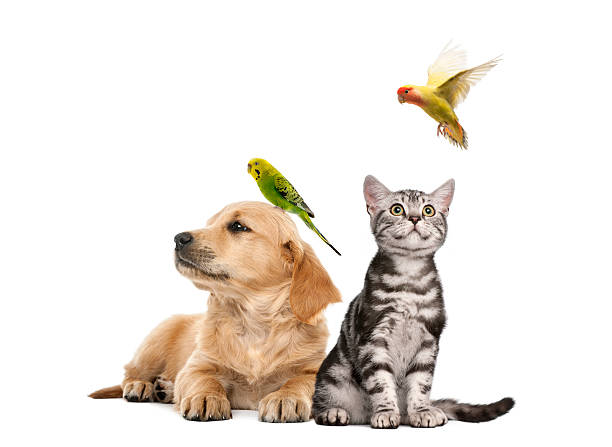
#> input picture OBJECT DECTECTION WITH FASTER R-CNN/istockphoto-187786732-612x612.jpeg, 612 x 447 px, given in place of lenna.png, which was not available
$ python 'IMAGE PROCESSING IN OPENCV.py'
#> lines starting #> are read from the running program, lines starting #| are printed output that depends on the picture; pictures that were not available may be replaced by others from this repository, and a replacement may not be noted


import matplotlib.pyplot as plt
import os
import cv2
#DEFINING THE CONCATINATION OF TWO IMAGE
def get_conca_h(im1,im2):
    dst=Image.new('RGB',(im1.width+im2.width,im1.height))
    dst.paste(im1,(0,0))
    dst.paste(im2,(im1.width,0))
    return dst
my_image="lenna.png"
cwd=os.getcwd()
image_path=os.path.join(cwd,my_image)
image=cv2.imread(my_image)
#> image is the input picture: shape (447, 612, 3); mean B, G, R 222.4, 229, 235.6
# [13 lines of commented-out code are left out]
new_image=cv2.cvtColor(image,cv2.COLOR_BGR2RGB)
# [12 lines of commented-out code are left out]
image_gray=cv2.cvtColor(image,cv2.COLOR_BGR2GRAY)
# [10 lines of commented-out code are left out]
im_gray=cv2.imread("barbara.png",cv2.IMREAD_GRAYSCALE)
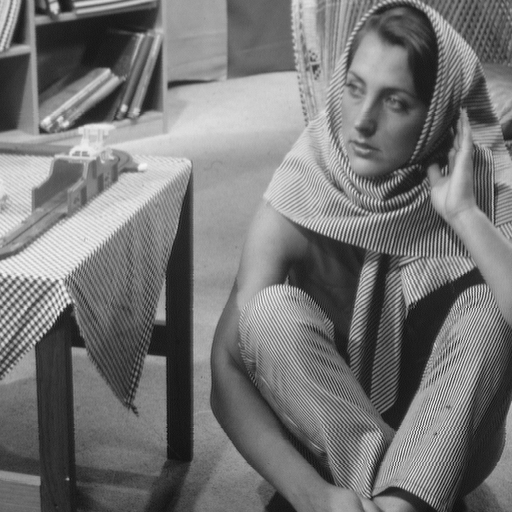
#> input picture IMAGE PROCESSING WITH OPENCV/barbara.png, 512 x 512 px
#> im_gray is the input picture: shape (512, 512); min 12, max 246, mean 117.4
# plt.figure(figsize=(10,10))
# plt.imshow(im_gray,cmap='gray')
# plt.show()

#COLOR CHANNELS
baboon=cv2.imread('baboon.png')
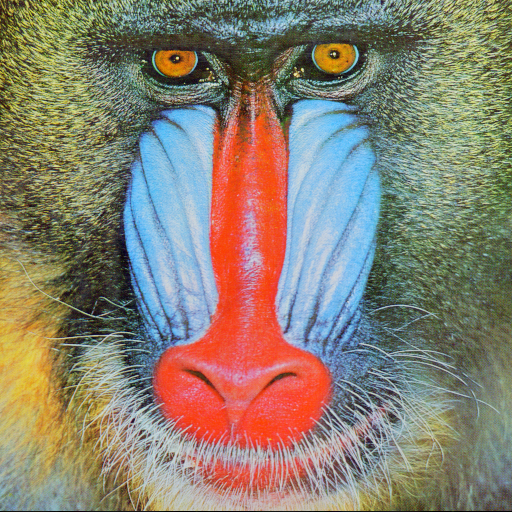
#> input picture IMAGE PROCESSING WITH OPENCV/baboon.png, 512 x 512 px
#> baboon is the input picture: shape (512, 512, 3); mean B, G, R 113.1, 128.9, 137.4
# plt.figure(figsize=(10,10))
# plt.imshow(cv2.cvtColor(baboon,cv2.COLOR_BGR2RGB))
# plt.show()

##ASSINING THE DIFFRENT RGB COLOURS
blue,green,red=baboon[:,:,0],baboon[:,:,1],baboon[:,:,2]
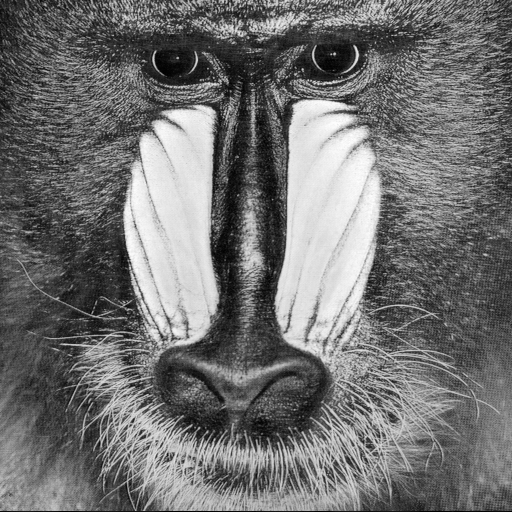
#> blue: shape (512, 512); min 0, max 255, mean 113.1
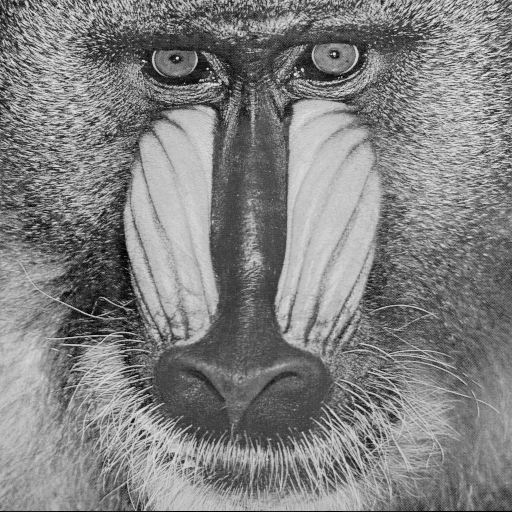
#> green: shape (512, 512); min 0, max 236, mean 128.9
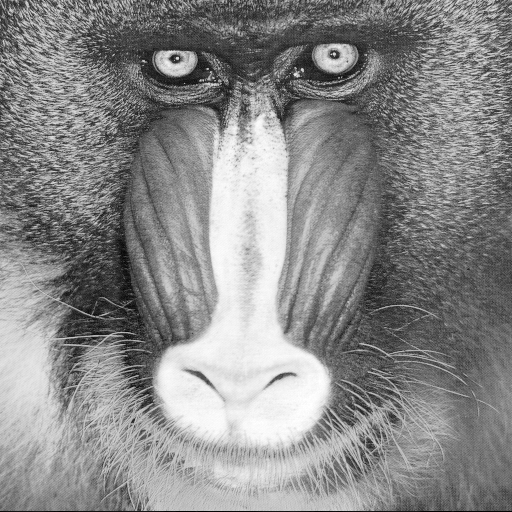
#> red: shape (512, 512); min 0, max 255, mean 137.4

#CONCATINATING EACH IMAGE
im_bgr=cv2.vconcat([blue,green,red])
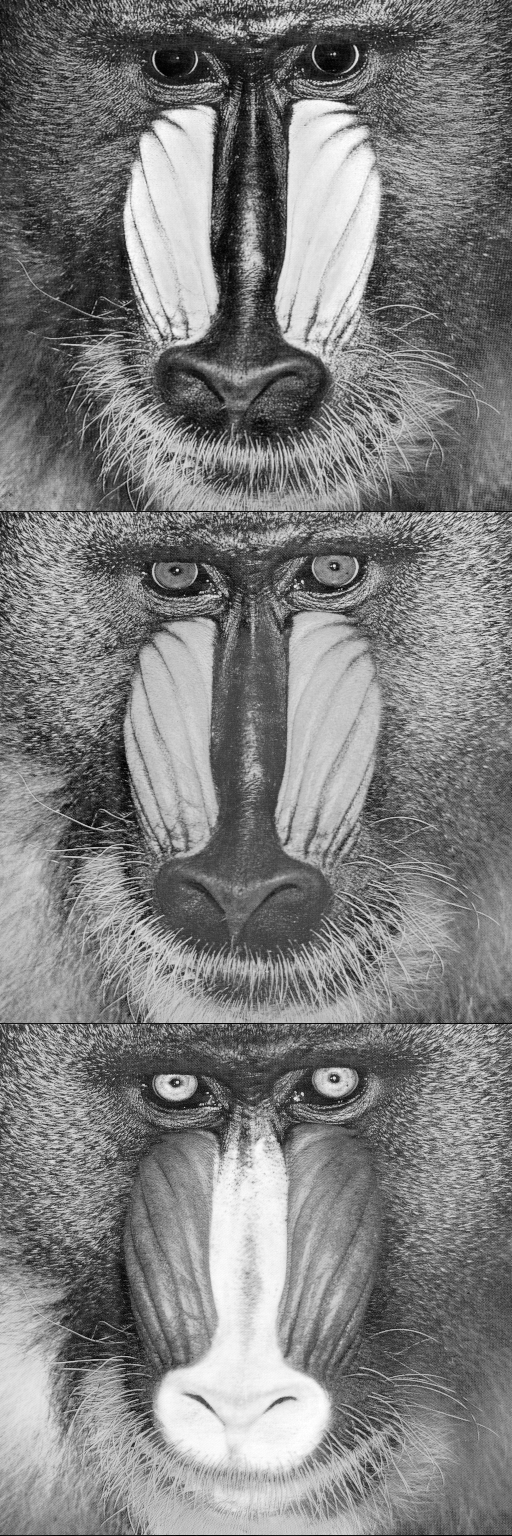
#> im_bgr: shape (1536, 512); min 0, max 255, mean 126.5
# [10 lines of commented-out code are left out]
rows=256
# plt.figure(figsize=(10,10))
# plt.imshow(new_image[0:rows,:,:])
# plt.show()

columns=256
# plt.figure(figsize=(10,10))
# plt.imshow(new_image[:,0:columns,:])
# plt.show()


#COPYING THE IMAGE
A=new_image.copy()
# [11 lines of commented-out code are left out]
baboon_red=baboon.copy()
# [7 lines of commented-out code are left out]
baboon_blue=baboon.copy()
# [7 lines of commented-out code are left out]
baboon_green=baboon.copy()
# [5 lines of commented-out code are left out]


image=cv2.imread('baboon.png')
# plt.figure(figsize=(10,10))
# plt.imshow(cv2.cvtColor(image,cv2.COLOR_BGR2RGB))
# plt.show()

image_lenna=cv2.imread('lenna.png')
image_lenna_blue=image_lenna.copy()
image_lenna_blue[:,:,0]=0
image_lenna_blue[:,:,2]=0
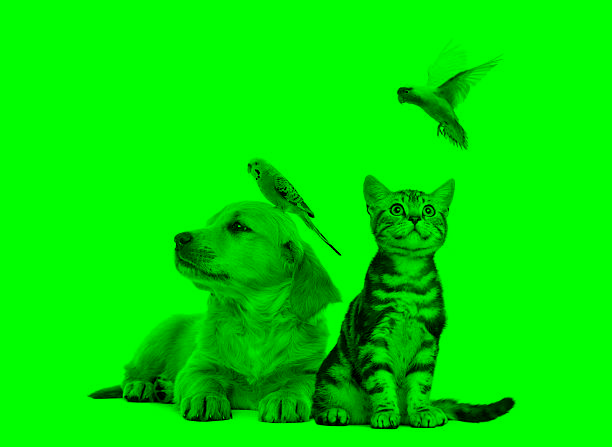
#> image_lenna_blue: shape (447, 612, 3); mean B, G, R 0, 229, 0
plt.figure(figsize=(10,10))
plt.imshow(cv2.cvtColor(image_lenna_blue,cv2.COLOR_BGR2RGB))
plt.show()
